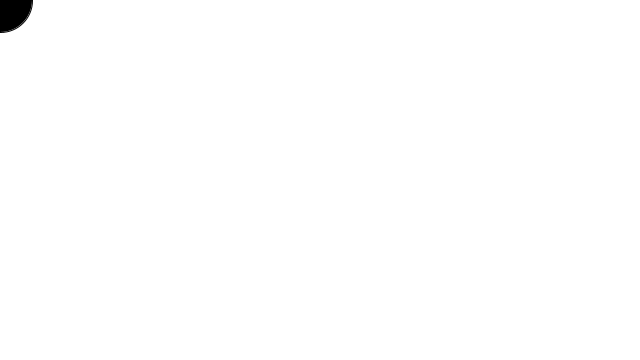
Frame 1 (no input)
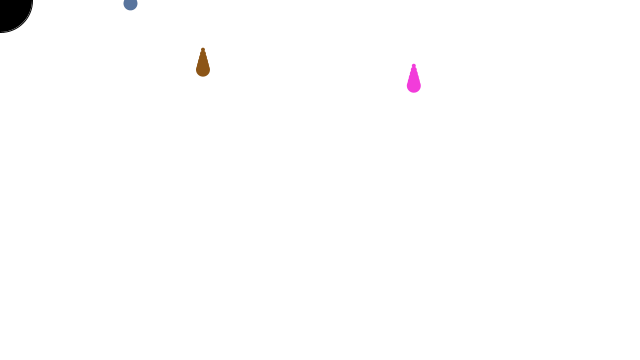
Frame 60 (the mouse pressed at the canvas centre just before this capture)
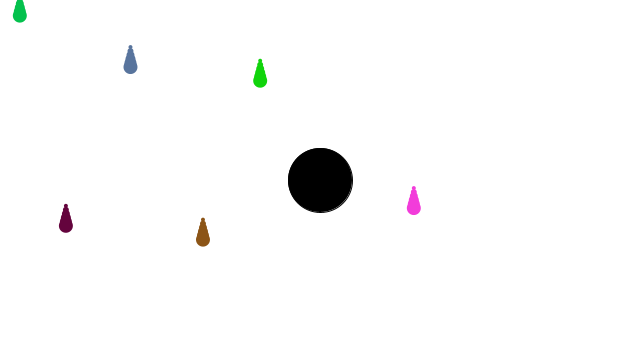
Frame 120 (the mouse held since frame 60 and released just before this capture)

The Processing sketch that drew these frames (run headless with seeded random() and noise(); from frame 60 on, the mouse is pressed at the canvas centre):

// Processing sketch: game
// ── game.pde
Catcher catcher;
Drop[] drops;
Timer timer;
int totalDrops = 0;         

void setup() {
  size(640, 360);
  catcher = new Catcher(32);
  drops = new Drop[1000];
  timer = new Timer(300);
  timer.start();
}

void draw() {
  background(255);
  catcher.setLocation(mouseX, mouseY);
  catcher.display();

  //check the rimer
  if (timer.isFinished()) {
    //int one drop
    drops[totalDrops] = new Drop();
    //increment drop below..
    totalDrops++;
    if (totalDrops >= drops.length) {
      totalDrops = 0;
      //if we hit the end of the array, start over
    }
    timer.start();
  }

  for (int i = 0; i < totalDrops; i ++) {
    drops[i].move();
    drops[i].display();
    //if stsment for intersection
    if (catcher.intersect(drops[i])) {
      drops[i].caught();
    }
  }
}
// ── catcher.pde
class Catcher {
  float r;//radius
  float x, y;//location
  float col;

  Catcher(float tempR) {
    r = tempR;
    col = color(50, 50, 50);
    x = 0;
    y = 0;
  }

  void setLocation(float tempX, float tempY) {
    x = tempX;
    y = tempY;
  }

  void display() {
    stroke(3);
    fill(col);
    ellipse(x, y, r*2, r*2);
  }
  //function for drop catcher intersection
  //true or false is it intersecting
  boolean intersect(Drop d) {
    //calc distance
    float distance = dist(x, y, d.x, d.y);
    //compare distnace
    if (distance < r + d.r) {
      return true;
    } else {
      return false;
    }
  }
}
// ── drop.pde
class Drop {
  float x, y;
  float speed;
  color c;
  float r;


  Drop() {
    r = 8;
    y = -r*4;
    x = random(width); 
    speed = random(1, 5);
    c = color(random(255), random(255), random(255));
  }

  void move() {
    y += speed;
  }

  void display() {
    fill(c);
    noStroke();
    for (int i = 2; i < r; i ++) {
      ellipse(x, y + i * 4, i * 2, i * 2);
    }
  }

  boolean reachBottem() { 
    if (y > height + r * 4) {
      return true;
    } else {
      return false;
    }
  }
  //function for when drop is caught
  void caught() {
    //drop stop
    speed = 0;
    //move drop
    y = -1000;
  }
  }
// ── timer.pde
class Timer {
  int savedTime;// when timer starts
  int totalTime;// timmer duration

  Timer(int tempTotalTime) {
    totalTime = tempTotalTime;
  }

  void start() {
    savedTime = millis();
  }
  boolean isFinished() {
    int passedTime = millis() - savedTime;
    if (passedTime > totalTime) {
      return true;
    } else {
      return false;
    }
  }
}
